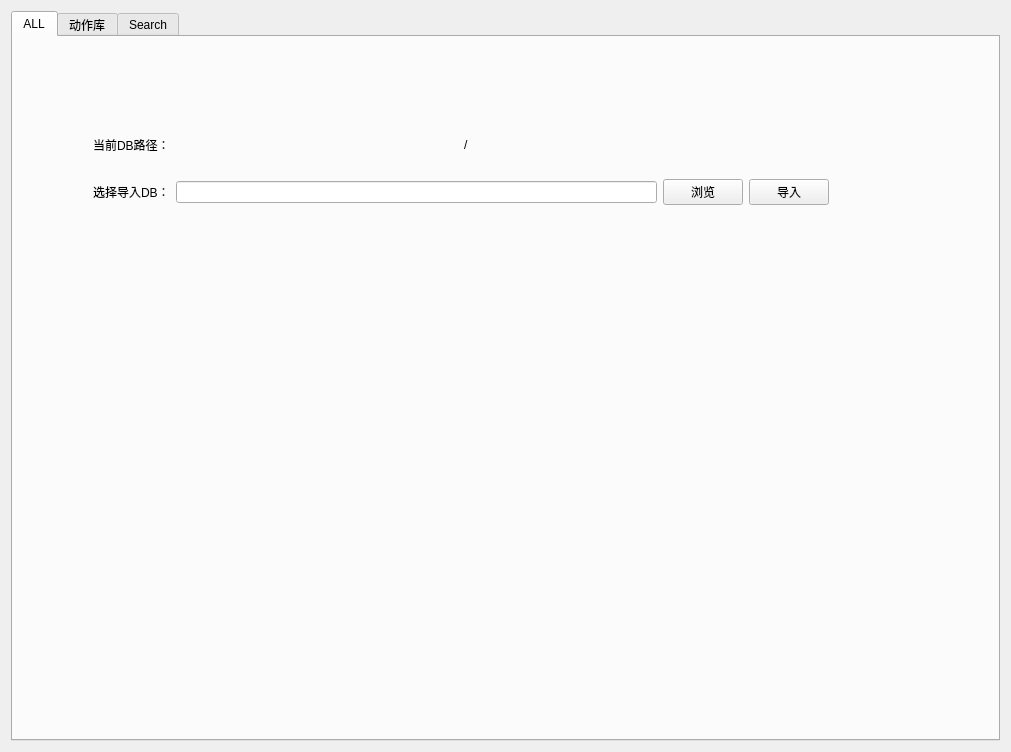
<?xml version="1.0" encoding="UTF-8"?>
<ui version="4.0">
 <class>settings</class>
 <widget class="QWidget" name="settings">
  <property name="geometry">
   <rect>
    <x>0</x>
    <y>0</y>
    <width>1011</width>
    <height>752</height>
   </rect>
  </property>
  <property name="windowTitle">
   <string>Form</string>
  </property>
  <layout class="QGridLayout" name="gridLayout">
   <item row="0" column="1">
    <widget class="QTabWidget" name="tabWidget">
     <property name="sizePolicy">
      <sizepolicy hsizetype="Expanding" vsizetype="Expanding">
       <horstretch>0</horstretch>
       <verstretch>0</verstretch>
      </sizepolicy>
     </property>
     <property name="currentIndex">
      <number>0</number>
     </property>
     <widget class="QWidget" name="tab_default">
      <attribute name="title">
       <string>ALL</string>
      </attribute>
      <widget class="QWidget" name="">
       <property name="geometry">
        <rect>
         <x>80</x>
         <y>80</y>
         <width>736</width>
         <height>88</height>
        </rect>
       </property>
       <layout class="QVBoxLayout" name="verticalLayout">
        <item>
         <layout class="QHBoxLayout" name="horizontalLayout">
          <item>
           <widget class="QLabel" name="label_cur_db">
            <property name="text">
             <string>当前DB路径：</string>
            </property>
           </widget>
          </item>
          <item>
           <widget class="QLabel" name="label_cur_db_path">
            <property name="text">
             <string>/</string>
            </property>
           </widget>
          </item>
         </layout>
        </item>
        <item>
         <layout class="QHBoxLayout" name="horizontalLayout_2">
          <item>
           <widget class="QLabel" name="label_import_db">
            <property name="text">
             <string>选择导入DB：</string>
            </property>
           </widget>
          </item>
          <item>
           <widget class="QLineEdit" name="lineEdit_import_db_path"/>
          </item>
          <item>
           <widget class="QPushButton" name="pushButton_view">
            <property name="text">
             <string>浏览</string>
            </property>
           </widget>
          </item>
          <item>
           <widget class="QPushButton" name="pushButton_import">
            <property name="text">
             <string>导入</string>
            </property>
           </widget>
          </item>
         </layout>
        </item>
       </layout>
      </widget>
     </widget>
     <widget class="QWidget" name="tab_actionbase">
      <attribute name="title">
       <string>动作库</string>
      </attribute>
      <widget class="QWidget" name="layoutWidget">
       <property name="geometry">
        <rect>
         <x>0</x>
         <y>0</y>
         <width>961</width>
         <height>661</height>
        </rect>
       </property>
       <layout class="QGridLayout" name="gridLayout_2">
        <item row="2" column="0">
         <spacer name="horizontalSpacer">
          <property name="orientation">
           <enum>Qt::Horizontal</enum>
          </property>
          <property name="sizeHint" stdset="0">
           <size>
            <width>40</width>
            <height>20</height>
           </size>
          </property>
         </spacer>
        </item>
        <item row="2" column="1">
         <widget class="QPushButton" name="pushButton">
          <property name="text">
           <string>PushButton</string>
          </property>
         </widget>
        </item>
        <item row="2" column="2">
         <widget class="QPushButton" name="pushButton_2">
          <property name="text">
           <string>PushButton</string>
          </property>
         </widget>
        </item>
        <item row="2" column="3">
         <spacer name="horizontalSpacer_2">
          <property name="orientation">
           <enum>Qt::Horizontal</enum>
          </property>
          <property name="sizeHint" stdset="0">
           <size>
            <width>40</width>
            <height>20</height>
           </size>
          </property>
         </spacer>
        </item>
        <item row="0" column="0" colspan="4">
         <widget class="QTableView" name="tableView"/>
        </item>
       </layout>
      </widget>
     </widget>
     <widget class="QWidget" name="tab_search">
      <attribute name="title">
       <string>Search</string>
      </attribute>
     </widget>
    </widget>
   </item>
  </layout>
 </widget>
 <resources/>
 <connections/>
</ui>
